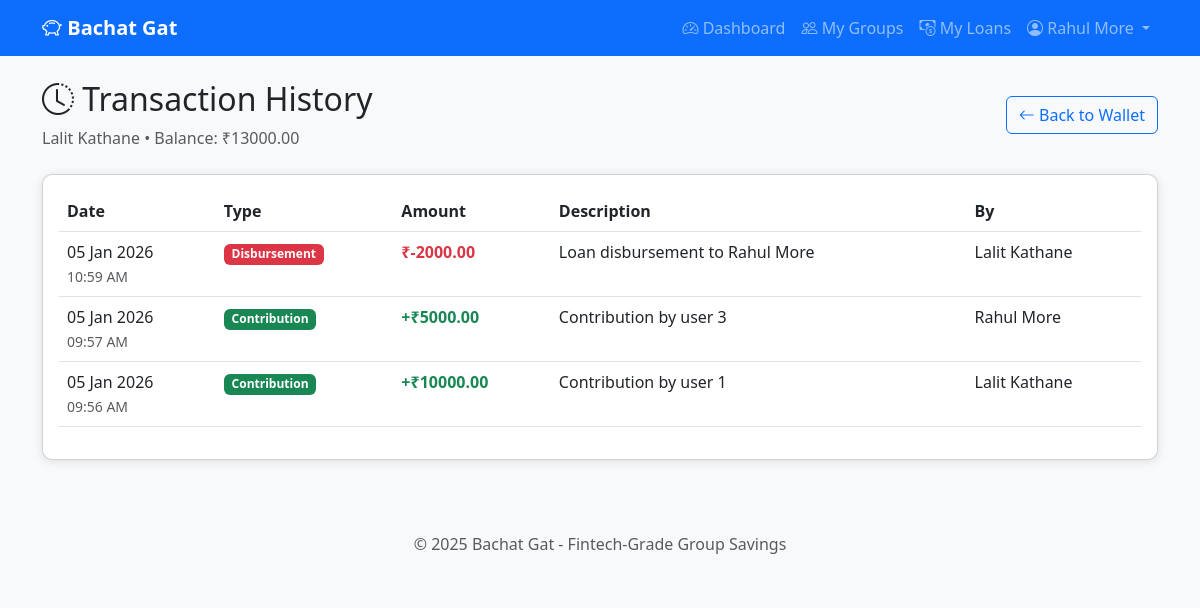
The app's page /groups/1/wallet/transactions (signed in) with its own data.
### app/models.py (models this page shows, shortened)
class User(UserMixin, db.Model):
    __tablename__ = 'users'
    id = db.Column(db.Integer, primary_key=True)
    name = db.Column(db.String(100), nullable=False)
    email = db.Column(db.String(120), unique=True, nullable=False)
    password_hash = db.Column(db.String(256), nullable=False)
    phone = db.Column(db.String(20), nullable=True)
    created_at = db.Column(db.DateTime, default=datetime.utcnow)
    updated_at = db.Column(db.DateTime, default=datetime.utcnow, onupdate=datetime.utcnow)
    groups_created = db.relationship('Group', backref='creator', lazy='dynamic')
    memberships = db.relationship('GroupMember', backref='user', lazy='dynamic',
                                  foreign_keys='GroupMember.user_id')
    loan_requests = db.relationship('LoanRequest', backref='requester', lazy='dynamic',
                                    foreign_keys='LoanRequest.requested_by')
    approvals = db.relationship('LoanApproval', backref='approver', lazy='dynamic')
    contributions = db.relationship('MemberContribution', backref='contributor', lazy='dynamic')
    repayments = db.relationship('LoanRepayment', backref='payer', lazy='dynamic',
                                 foreign_keys='LoanRepayment.paid_by')
    member_ledgers = db.relationship('MemberLedger', backref='member', lazy='dynamic')

class Group(db.Model):
    __tablename__ = 'groups'
    id = db.Column(db.Integer, primary_key=True)
    name = db.Column(db.String(100), nullable=False)
    description = db.Column(db.String(500))
    created_by = db.Column(db.Integer, db.ForeignKey('users.id'), nullable=False)
    default_interest_rate = db.Column(db.Float, default=12.0)  # Annual %
    default_loan_duration_months = db.Column(db.Integer, default=12)
    default_repayment_type = db.Column(db.String(20), default=RepaymentType.EMI.value)
    use_flat_rate = db.Column(db.Boolean, default=False, nullable=False)  # NEW: Flat rate option
    is_active = db.Column(db.Boolean, default=True)
    created_at = db.Column(db.DateTime, default=datetime.utcnow)
    updated_at = db.Column(db.DateTime, default=datetime.utcnow, onupdate=datetime.utcnow)
    members = db.relationship('GroupMember', backref='group', lazy='dynamic',
                              cascade='all, delete-orphan')
    loan_requests = db.relationship('LoanRequest', backref='group', lazy='dynamic',
                                    cascade='all, delete-orphan')
    wallet = db.relationship('GroupWallet', backref='group', uselist=False,
                             cascade='all, delete-orphan')

class GroupWallet(db.Model):
    __tablename__ = 'group_wallets'
    id = db.Column(db.Integer, primary_key=True)
    group_id = db.Column(db.Integer, db.ForeignKey('groups.id'), unique=True, nullable=False)
    balance = db.Column(db.Float, default=0.0, nullable=False)
    total_contributed = db.Column(db.Float, default=0.0, nullable=False)
    total_disbursed = db.Column(db.Float, default=0.0, nullable=False)
    total_interest_earned = db.Column(db.Float, default=0.0, nullable=False)
    is_dirty = db.Column(db.Boolean, default=False, nullable=False)
    last_recalculated_at = db.Column(db.DateTime, default=datetime.utcnow)
    created_at = db.Column(db.DateTime, default=datetime.utcnow)
    updated_at = db.Column(db.DateTime, default=datetime.utcnow, onupdate=datetime.utcnow)
    contributions = db.relationship('MemberContribution', backref='wallet', lazy='dynamic')
    transactions = db.relationship('WalletTransaction', backref='wallet', lazy='dynamic')
    member_ledgers = db.relationship('MemberLedger', backref='wallet', lazy='dynamic')

class WalletTransaction(db.Model):
    __tablename__ = 'wallet_transactions'
    id = db.Column(db.Integer, primary_key=True)
    wallet_id = db.Column(db.Integer, db.ForeignKey('group_wallets.id'), nullable=False)
    transaction_type = db.Column(db.String(30), nullable=False)
    amount = db.Column(db.Float, nullable=False)
    balance_after = db.Column(db.Float, nullable=True)
    reference_type = db.Column(db.String(50), nullable=True)
    reference_id = db.Column(db.Integer, nullable=True)
    created_by = db.Column(db.Integer, db.ForeignKey('users.id'), nullable=False)
    beneficiary_id = db.Column(db.Integer, db.ForeignKey('users.id'), nullable=True)
    description = db.Column(db.String(255), nullable=True)
    idempotency_key = db.Column(db.String(64), unique=True, nullable=False)
    is_reversed = db.Column(db.Boolean, default=False)
    reversed_at = db.Column(db.DateTime, nullable=True)
    reversed_by_id = db.Column(db.Integer, db.ForeignKey('users.id'), nullable=True)
    created_at = db.Column(db.DateTime, default=datetime.utcnow)
    created_by_user = db.relationship('User', foreign_keys=[created_by], backref='transactions_created')
    beneficiary = db.relationship('User', foreign_keys=[beneficiary_id], backref='interest_received')
    reversed_by_user = db.relationship('User', foreign_keys=[reversed_by_id])

### app/routes/wallet.py (the view)
@wallet_bp.route('/groups/<int:group_id>/wallet/transactions')
@login_required
def transactions(group_id):
    group = Group.query.get_or_404(group_id)
    if not is_group_member(current_user.id, group_id):
        flash('You are not a member of this group!', 'danger')
        return redirect(url_for('groups.list_groups'))
    wallet = group.wallet
    if not wallet:
        flash('This group does not have a wallet!', 'danger')
        return redirect(url_for('groups.view_group', group_id=group_id))
    type_filter = request.args.get('type', None)
    query = WalletTransaction.query.filter_by(
        wallet_id=wallet.id,
        is_reversed=False
    )
    if type_filter:
        query = query.filter_by(transaction_type=type_filter)
    page = request.args.get('page', 1, type=int)
    per_page = 20
    transactions = query.order_by(
        WalletTransaction.created_at.desc()
    ).paginate(page=page, per_page=per_page, error_out=False)
    return render_template(
        'wallet/transactions.html',
        group=group,
        wallet=wallet,
        transactions=transactions,
        type_filter=type_filter,
        TransactionType=TransactionType
    )

### app/__init__.py (called while the page is built)
def create_app():
    app = Flask(__name__)
    app.config.from_object(Config)
    db.init_app(app)
    login_manager.init_app(app)
    from app.models import User
    @login_manager.user_loader
    def load_user(user_id):
        return User.query.get(int(user_id))
    from app.routes.auth import auth_bp
    from app.routes.groups import groups_bp
    from app.routes.loans import loans_bp
    from app.routes.wallet import wallet_bp
    from app.routes.admin import admin_bp  # NEW
    app.register_blueprint(auth_bp)
    app.register_blueprint(groups_bp)
    app.register_blueprint(loans_bp)
    app.register_blueprint(wallet_bp)
    app.register_blueprint(admin_bp)  # NEW
    with app.app_context():
        db.create_all()
        print("✅ Database tables created!")
    return app

### app/services/authorization_service.py (called while the page is built)
def is_group_member(user_id, group_id):
    membership = GroupMember.query.filter_by(
        user_id=user_id,
        group_id=group_id,
        is_active=True
    ).first()
    return membership is not None

### app/templates/wallet/transactions.html (shortened to what this page needs)
{% extends 'base.html' %}
{% block content %}
<div class="d-flex justify-content-between align-items-center mb-4">
    <div>
        <h2><i class="bi bi-clock-history"></i> Transaction History</h2>
        <p class="text-muted mb-0">{{ group.name }} • Balance: ₹{{ "%.2f"|format(wallet.balance) }}</p>
    </div>
    <a href="{{ url_for('wallet.view_wallet', group_id=group.id) }}" class="btn btn-outline-primary">
        <i class="bi bi-arrow-left"></i> Back to Wallet
    </a>
</div>
{% if transactions.items %}
<div class="card">
    <div class="card-body">
        <div class="table-responsive">
            <table class="table table-hover">
                <thead>
                    <tr>
                        <th>Date</th>
                        <th>Type</th>
                        <th>Amount</th>
                        <th>Description</th>
                        <th>By</th>
                    </tr>
                </thead>
                <tbody>
                    {% for txn in transactions.items %}
                    <tr>
                        <td>
                            {{ txn.created_at.strftime('%d %b %Y') }}<br>
                            <small class="text-muted">{{ txn.created_at.strftime('%I:%M %p') }}</small>
                        </td>
                        <td>
                            {% if txn.transaction_type == 'contribution' %}
                            <span class="badge bg-success">Contribution</span>
                            {% elif txn.transaction_type == 'loan_disbursement' %}
                            <span class="badge bg-danger">Disbursement</span>
                            {% elif txn.transaction_type == 'repayment' %}
                            <span class="badge bg-info">Repayment</span>
                            {% else %}
                            <span class="badge bg-secondary">{{ txn.transaction_type }}</span>
                            {% endif %}
                        </td>
                        <td>
                            {% if txn.amount > 0 %}
                            <span class="text-success fw-bold">+₹{{ "%.2f"|format(txn.amount) }}</span>
                            {% else %}
                            <span class="text-danger fw-bold">₹{{ "%.2f"|format(txn.amount) }}</span>
                            {% endif %}
                        </td>
                        <td>{{ txn.description or '-' }}</td>
                        <td>{{ txn.created_by_user.name }}</td>
                    </tr>
                    {% endfor %}
                </tbody>
            </table>
        </div>
    </div>
</div>
{% else %}
<div class="text-center py-5">
    <i class="bi bi-inbox text-muted" style="font-size: 4rem;"></i>
    <h4 class="mt-3 text-muted">No transactions yet</h4>
</div>
{% endif %}
{% endblock %}

### app/templates/base.html (shortened to what this page needs)
<!DOCTYPE html>
<html lang="en">
<head>
    <link href="https://cdn.jsdelivr.net/npm/bootstrap@5.3.0/dist/css/bootstrap.min.css" rel="stylesheet">
    <link href="https://cdn.jsdelivr.net/npm/bootstrap-icons@1.10.0/font/bootstrap-icons.css" rel="stylesheet">
</head>
<body>
    <nav class="navbar navbar-expand-lg navbar-dark bg-primary">
        <div class="container">
            <a class="navbar-brand" href="{{ url_for('auth.home') }}">
                <i class="bi bi-piggy-bank"></i> Bachat Gat
            </a>
            <div class="collapse navbar-collapse" id="navbarNav">
                <ul class="navbar-nav ms-auto">
                    {% if current_user.is_authenticated %}
                        <li class="nav-item">
                            <a class="nav-link" href="{{ url_for('auth.dashboard') }}">
                                <i class="bi bi-speedometer2"></i> Dashboard
                            </a>
                        </li>
                        <li class="nav-item">
                            <a class="nav-link" href="{{ url_for('groups.list_groups') }}">
                                <i class="bi bi-people"></i> My Groups
                            </a>
                        </li>
                        <li class="nav-item position-relative">
                            <a class="nav-link" href="{{ url_for('loans.my_loans') }}">
                                <i class="bi bi-cash-coin"></i> My Loans
                            </a>
                        </li>
                        <li class="nav-item dropdown">
                            <a class="nav-link dropdown-toggle" href="#" id="userDropdown"
                               role="button" data-bs-toggle="dropdown">
                                <i class="bi bi-person-circle"></i> {{ current_user.name }}
                            </a>
                        </li>
                    {% endif %}
                </ul>
            </div>
        </div>
    </nav>
    <main class="container mt-4 mb-5">
        {% block content %}{% endblock %}
    </main>
    <footer class="text-center py-4 mt-5 bg-light">
        <p class="text-muted mb-0">&copy; 2025 Bachat Gat - Fintech-Grade Group Savings</p>
    </footer>
</body>
</html>

### app/templates/base.html (style rules this page uses)
body { background-color: #f8f9fa; }
.navbar-brand { font-weight: bold; }
.card { box-shadow: 0 2px 10px rgba(0,0,0,0.1); border-radius: 10px; }

### records on screen
User: name "Rahul More"
Group: name "Lalit Kathane"
GroupWallet: balance "13000.00"
WalletTransaction: created_at "05 Jan 2026", created_at "10:59 AM", shows "Disbursement", amount "-2000.00", description "Loan disbursement to Rahul More", created_by_user.name "Lalit Kathane"
WalletTransaction: created_at "05 Jan 2026", created_at "09:57 AM", transaction_type "Contribution", amount "5000.00", description "Contribution by user 3", created_by_user.name "Rahul More"
WalletTransaction: created_at "05 Jan 2026", created_at "09:56 AM", transaction_type "Contribution", amount "10000.00", description "Contribution by user 1", created_by_user.name "Lalit Kathane"
